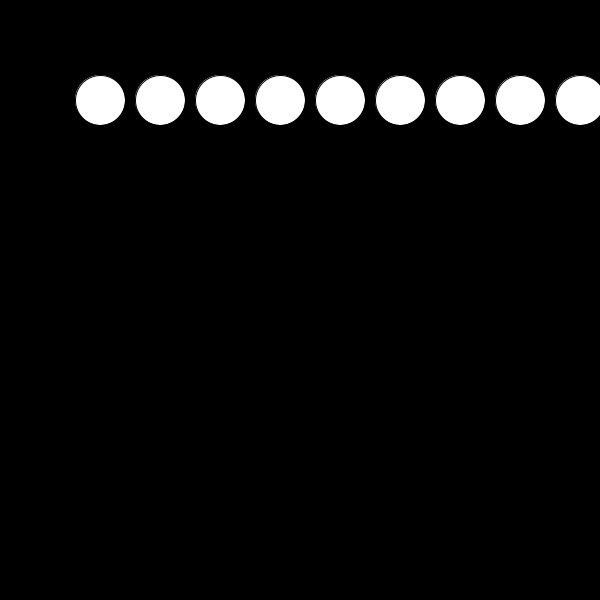
Frame 1 (no input)
Frame 60 (the mouse pressed at the canvas centre just before this capture): identical to frame 1, image omitted
Frame 120 (the mouse held since frame 60 and released just before this capture): identical to frame 1, image omitted

The Processing sketch that drew this single still picture (run headless with seeded random() and noise(); from frame 60 on, the mouse is pressed at the canvas centre):

// Processing sketch: Drawfor
// ── Drawfor.pde
void setup()
{
size(600,600);
}

void draw()
{
  background(0);
  // for es para repetir la figura
  //primero donde inicia
  //segundo donde acaba
  //tercero como aumenta
for(int i=0; i<10;i=i+1){
 ellipse(100+i*60,100,50,50); 
}  
}
